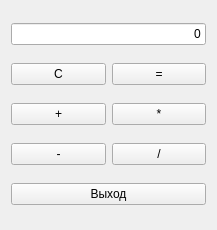
<?xml version="1.0" encoding="UTF-8"?>
<ui version="4.0">
 <class>MainWin</class>
 <widget class="QWidget" name="MainWin">
  <property name="geometry">
   <rect>
    <x>0</x>
    <y>0</y>
    <width>217</width>
    <height>230</height>
   </rect>
  </property>
  <property name="windowTitle">
   <string>Калькулятор</string>
  </property>
  <layout class="QVBoxLayout" name="verticalLayout">
   <item>
    <widget class="QLineEdit" name="lineEdit">
     <property name="text">
      <string>0</string>
     </property>
     <property name="alignment">
      <set>Qt::AlignmentFlag::AlignRight|Qt::AlignmentFlag::AlignTrailing|Qt::AlignmentFlag::AlignVCenter</set>
     </property>
    </widget>
   </item>
   <item>
    <layout class="QHBoxLayout" name="horizontalLayout">
     <item>
      <widget class="QPushButton" name="pushButton">
       <property name="text">
        <string>С</string>
       </property>
      </widget>
     </item>
     <item>
      <widget class="QPushButton" name="pushButton_2">
       <property name="text">
        <string>=</string>
       </property>
      </widget>
     </item>
    </layout>
   </item>
   <item>
    <layout class="QHBoxLayout" name="horizontalLayout_2">
     <item>
      <widget class="QPushButton" name="pushButton_3">
       <property name="text">
        <string>+</string>
       </property>
      </widget>
     </item>
     <item>
      <widget class="QPushButton" name="pushButton_4">
       <property name="text">
        <string>*</string>
       </property>
      </widget>
     </item>
    </layout>
   </item>
   <item>
    <layout class="QHBoxLayout" name="horizontalLayout_3">
     <item>
      <widget class="QPushButton" name="pushButton_5">
       <property name="text">
        <string>-</string>
       </property>
      </widget>
     </item>
     <item>
      <widget class="QPushButton" name="pushButton_6">
       <property name="text">
        <string>/</string>
       </property>
      </widget>
     </item>
    </layout>
   </item>
   <item>
    <widget class="QPushButton" name="pushButton_7">
     <property name="text">
      <string>Выход</string>
     </property>
    </widget>
   </item>
  </layout>
 </widget>
 <resources/>
 <connections>
  <connection>
   <sender>pushButton_7</sender>
   <signal>clicked()</signal>
   <receiver>MainWin</receiver>
   <slot>close()</slot>
   <hints>
    <hint type="sourcelabel">
     <x>108</x>
     <y>204</y>
    </hint>
    <hint type="destinationlabel">
     <x>108</x>
     <y>114</y>
    </hint>
   </hints>
  </connection>
 </connections>
</ui>
